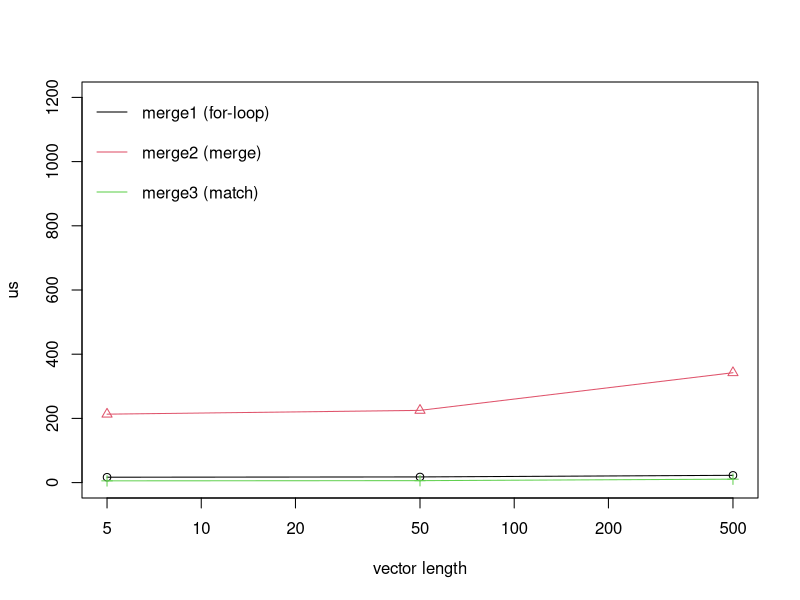

Recreate this plot in R.
left_join_col1 <- function(df1, df2) {
  levels <- unique(df1$foreign_key)
  for (i in 1:length(levels)) {
    df1$property_to_add[i] <- df2$property_to_add[df2$key == df1$foreign_key[i]]
  }
  return(df1)
}

left_join_col2 <- function(df1, df2) {
  df2 <- df2[ , c("key", "property_to_add")]
  df <- merge(df1, df2, by.x = "foreign_key", by.y = "key")[, union(names(df1), names(df2))]
  return(df)
}

left_join_col3 <- function(df1, df2) {
  df1$property_to_add <- df2$property_to_add[match(df1$foreign_key, df2$key)]
  return(df1)
}

bm1 <- c()
bm2 <- c()
bm3 <- c()

rep <- c(1, 10, 100)


for (i in 1:length(rep)) {
  df1 <- data.frame(
    key = rep(c(1:5), rep[i]),
    foreign_key = rep(c(1,2,3,2,3), rep[i]),
    stringsAsFactors = F
  )

  df2 <- data.frame(
    key = c(1:3),
    property_to_add = c("a", "b", "a"),
    property_not_to_add = c("x", "y", "z"),
    stringsAsFactors = F
  )

  print(df1) # print them: so R will evaluate them: this corrects the penalty the first run gets..
  print(df2)

  bm1[i] <- median(microbenchmark::microbenchmark(left_join_col1(df1, df2))$time)/1000
  bm2[i] <- median(microbenchmark::microbenchmark(left_join_col2(df1, df2))$time)/1000
  bm3[i] <- median(microbenchmark::microbenchmark(left_join_col3(df1, df2))$time)/1000
}

df <- data.frame(
  length = rep*5,
  merge1 = bm1,
  merge2 = bm2,
  merge3 = bm3
)

plot(df$length, df$merge1, log = "x", xlab = "vector length", ylab = "us", col = 1, ylim = c(0,1200))
lines(df$length, df$merge1, col = 1)
points(df$length, df$merge2, pch = 2, col = 2)
lines(df$length, df$merge2, col = 2)
points(df$length, df$merge3, pch = 3, col = 3)
lines(df$length, df$merge3, col = 3)
legend('topleft', c("merge1 (for-loop)", "merge2 (merge)", "merge3 (match)"), lty = 1, bty = "n", y.intersp = 2, col = c(1:3))
